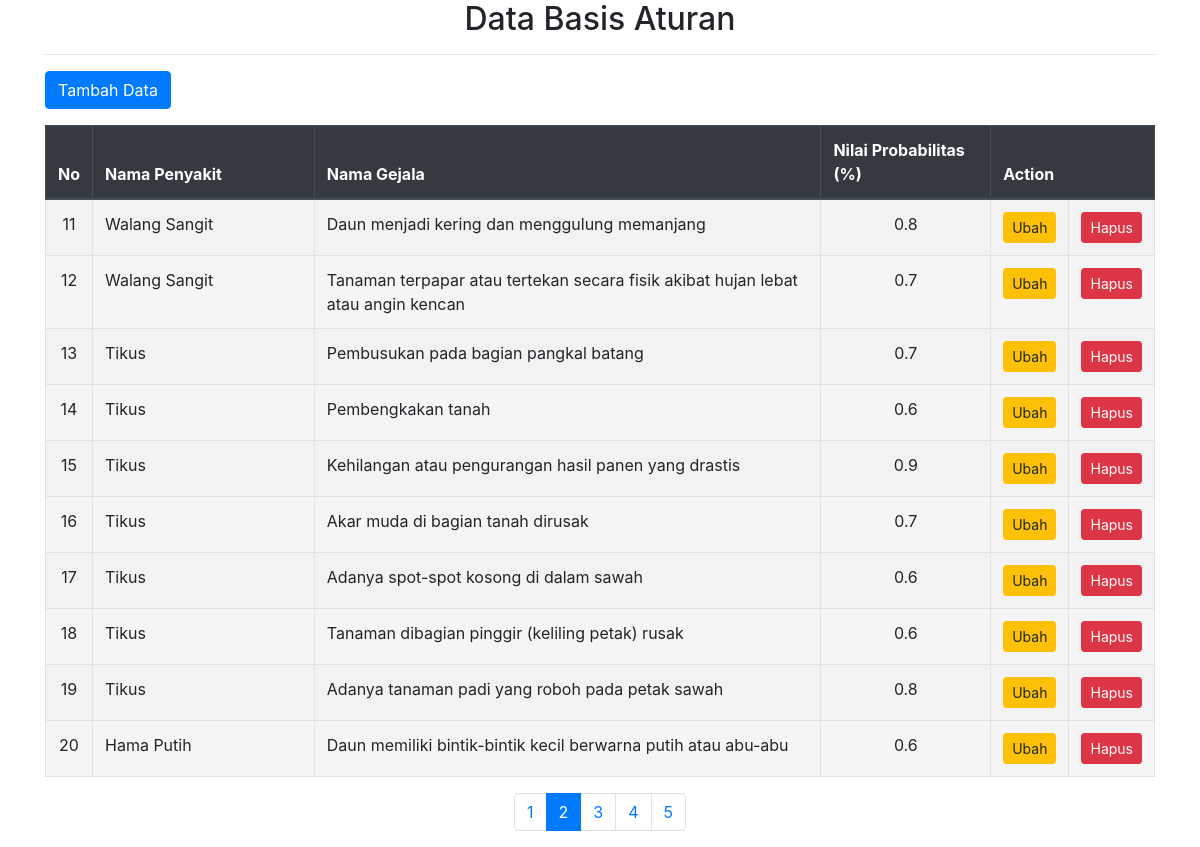
Screenshot of /pages_aturan/aturan_data.php?open=Basis-Aturan&halaman=2 with the database file from the repository.
### tables this page shows
CREATE TABLE `tblaturan` (
  `kd_aturan` int(11) NOT NULL,
  `kd_gejala` varchar(7) NOT NULL,
  `kd_penyakit` varchar(7) NOT NULL,
  `nl_prob` decimal(2,1) NOT NULL
);

CREATE TABLE `tblpenyakit` (
  `kd_penyakit` varchar(7) NOT NULL,
  `nm_penyakit` varchar(40) NOT NULL,
  `nl_penyakit` float NOT NULL,
  `pengobatan` text NOT NULL
);

CREATE TABLE `tblgejala` (
  `kd_gejala` varchar(7) NOT NULL,
  `nm_gejala` varchar(80) NOT NULL
);

### pages_aturan/aturan_data.php (the view, shortened to what this page needs)
<?php
  include "lib/koneksi.php";
  $batas = 10;
  $halaman = isset($_GET['halaman']) ? $_GET['halaman'] : 1;
  if (empty($halaman)) {
    $posisi = 0;
    $halaman = 1;
  } else {
    $posisi = ($halaman - 1) * $batas;
  }
 ?>
<!DOCTYPE html>
<html lang="en">
<head>
  <link rel="stylesheet" href="https://maxcdn.bootstrapcdn.com/bootstrap/4.5.2/css/bootstrap.min.css">
</head>
<body>
<div class="container">
  <center><h2>Data Basis Aturan</h2></center><hr>
  <?php
    $query = "SELECT a.kd_aturan, b.kd_penyakit, b.nm_penyakit, c.kd_gejala, c.nm_gejala, a.nl_prob
            FROM tblaturan a
            JOIN tblpenyakit b ON a.kd_penyakit = b.kd_penyakit
            JOIN tblgejala c ON a.kd_gejala = c.kd_gejala
            ORDER BY b.kd_penyakit ASC, c.kd_gejala ASC
            LIMIT $posisi, $batas";
  $tampil = mysqli_query($konek, $query);
?>
<div class="mb-3">
    <form action="?open=Aturan-Add&status=tambah" target="_self" method="Post">
        <button type="submit" name="btntambah" class="btn btn-primary">Tambah Data</button>
    </form>
  </div>
  <table class="table table-striped table-bordered">
        <thead class="thead-dark">
          <tr>
        <th>No</th>
        <th width="20%">Nama Penyakit</th>
        <th>Nama Gejala</th>
        <th>Nilai Probabilitas (%)</th>
        <th colspan="2" width="10%">Action</th>
      </tr>
      </thead>
        <tbody>
  <?php
    $no = $posisi + 1;
    while ($data = mysqli_fetch_array($tampil)) {
      $warna = ($no % 2 == 1) ? '' : '#F5F5F5';
      echo "<tr bgcolor='$warna'>
              <td align='center'>$no</td>
              <td>$data[nm_penyakit]</td>
              <td>$data[nm_gejala]</td>
              <td align='center'>$data[nl_prob]</td>
              <td align='center'><a href='?open=Aturan-Edit&kode=$data[kd_aturan]' target='_self' alt='Edit Data' class='btn btn-warning btn-sm'>Ubah</a></td>
              <td align='center'><a href='?open=Aturan-Hapus&kode=$data[kd_aturan]' target='_self' alt='Delete Data' class='btn btn-danger btn-sm'>Hapus</a></td>
            </tr>";
      $no++;
    }
    echo "</table>";
    $semuadata = "SELECT a.kd_aturan, b.kd_penyakit, b.nm_penyakit, c.kd_gejala, c.nm_gejala, a.nl_prob
                  FROM tblaturan a
                  JOIN tblpenyakit b ON a.kd_penyakit = b.kd_penyakit
                  JOIN tblgejala c ON a.kd_gejala = c.kd_gejala
                  ORDER BY b.kd_penyakit ASC, c.kd_gejala ASC";
    $query2     = mysqli_query($konek, $semuadata);
    $jmldata    = mysqli_num_rows($query2);
    $jmlhalaman = ceil($jmldata / $batas);
echo "<ul class='pagination justify-content-center'>";
      for ($a = 1; $a <= $jmlhalaman; $a++) {
        if ($a != $halaman) {
          echo "<li class='page-item'><a class='page-link' href='?open=Basis-Aturan&halaman=$a'>$a</a></li>";
        } else {
          echo "<li class='page-item active'><a class='page-link' href='#'>$a</a></li>";
        }
      }
      echo "</ul>";
      ?>
    </div>
</body>
</html>

### rows the page displays
tblaturan: kd_penyakit.nm_penyakit "Walang Sangit", kd_gejala.nm_gejala "Daun menjadi kering dan menggulung memanjang", nl_prob "0.8"
tblaturan: kd_penyakit.nm_penyakit "Walang Sangit", kd_gejala.nm_gejala "Tanaman terpapar atau tertekan secara fisik akibat hujan lebat atau angin kencan", nl_prob "0.7"
tblaturan: kd_penyakit.nm_penyakit "Tikus", kd_gejala.nm_gejala "Pembusukan pada bagian pangkal batang", nl_prob "0.7"
tblaturan: kd_penyakit.nm_penyakit "Tikus", kd_gejala.nm_gejala "Pembengkakan tanah", nl_prob "0.6"
tblaturan: kd_penyakit.nm_penyakit "Tikus", kd_gejala.nm_gejala "Kehilangan atau pengurangan hasil panen yang drastis", nl_prob "0.9"
tblaturan: kd_penyakit.nm_penyakit "Tikus", kd_gejala.nm_gejala "Akar muda di bagian tanah dirusak", nl_prob "0.7"
tblaturan: kd_penyakit.nm_penyakit "Tikus", kd_gejala.nm_gejala "Adanya spot-spot kosong di dalam sawah", nl_prob "0.6"
tblaturan: kd_penyakit.nm_penyakit "Tikus", kd_gejala.nm_gejala "Tanaman dibagian pinggir (keliling petak) rusak", nl_prob "0.6"
tblaturan: kd_penyakit.nm_penyakit "Tikus", kd_gejala.nm_gejala "Adanya tanaman padi yang roboh pada petak sawah", nl_prob "0.8"
tblaturan: kd_penyakit.nm_penyakit "Hama Putih", kd_gejala.nm_gejala "Daun memiliki bintik-bintik kecil berwarna putih atau abu-abu", nl_prob "0.6"
